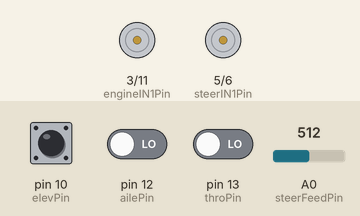
This sketch was run on a simulated Arduino Uno, built with avr-gcc and run on an emulated ATmega328P. Parts: motor-driver pin pairs drawn as motors (green arrow = first pin HIGH = forward, orange = second pin HIGH = backward, longer = more drive, scaled by the enable pin). The test bench sets the inputs (shaded band); at power-on: pin 10 (elevPin) LOW, pin 12 (ailePin) LOW, pin 13 (throPin) LOW, A0 (steerFeedPin) = 512.

Above: at 1.2 s.
1.3 s: pin 10 (elevPin) pulsed HIGH 2 times (0.12 s each, 0.3 s apart)
At 3.6 s:
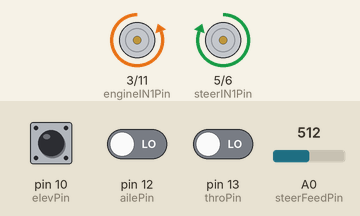
Timing chart, 0 to 6.2 s (numbered marks = the images above; inputs shaded):
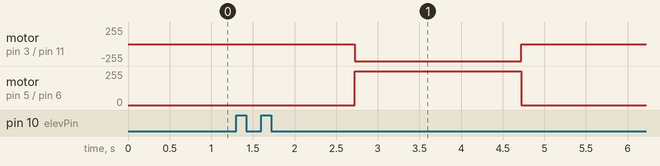

Measured:
- after the input at 1.3 s, motor on pin 3 (engineIN1Pin) / pin 11 (engineIN2Pin): stopped → backward 255/255 after 1.4 s, → stopped 2.0 s later; motor on pin 5 (steerIN1Pin) / pin 6 (steerIN2Pin): stopped → forward 255/255 after 1.4 s, → stopped 2.0 s later

The sketch:

EugeneTests.ino
```cpp
#include <stdint.h>
#include "motor.h"
#include "car.h"
#include "rc.h"

 uint8_t engineENPin = 2;
 uint8_t engineIN1Pin = 3;
 uint8_t engineIN2Pin = 11;

 uint8_t steerENPin = 7;
 uint8_t steerIN1Pin = 5;
 uint8_t steerIN2Pin = 6;
const uint8_t steerFeedPin = A0;

const uint8_t gearPin = -1; //unused
const uint8_t aux1Pin = 8;
const uint8_t rudoPin = 9;
const uint8_t elevPin = 10;
const uint8_t ailePin = 12;
const uint8_t throPin = 13;


Motor engine(engineIN2Pin, engineIN1Pin, engineENPin);
SteeringWheel steer(steerIN1Pin, steerIN2Pin, steerENPin, steerFeedPin);
RC rc(aux1Pin, gearPin, rudoPin, elevPin, ailePin, throPin);

Car car(engine, steer, rc);

void setup() {
  Serial.begin(9600);
}

void loop() {
  car.listen();
}
```

car.cpp
```cpp
#include "car.h"
#include <Arduino.h>

Car::Car(const Motor& inEngine, const SteeringWheel& inSteer, const RC& inRemoteController) :
         engine_(inEngine), steer_(inSteer), rc_(inRemoteController) {
}

void Car::accelerateTo(int speed) {
  if (engineReverse_) {
    speed = -speed;
  }

  if (speed > 0)
    engine_.forward(speed);
  else
    engine_.backward(-speed);

/*
  if (speed > 0) {
    braked_ = false;
    engine_.forward(speed);
  }
  else if (speed < 0) {
    braked_ = false;
    engine_.backward(-speed);
  }
  else if (speed == 0) {
    if (braked_) {
      engine_.freeRun();
    }
    else {
      engine_.brake();
      braked_ = true;
    }
  }
*/
}

void Car::brake() {
  engine_.brake();
}

void Car::listen() {
  // We set steer speed as 0 here to allow for two joysticks controlling the steering wheel.
  steerSpeed_ = 0;
  if (elevSpeed_ == 0) {
//    Serial.print("listen thro ");
    listenThro();
  }
  if (throSpeed_ == 0) {
    listenElev();
  }
  curSteerAngle_ = steer_.readNormValue(steerAngleMin_, steerAngleMax_);
  listenAile();
//  syncSteering(steerSpeed_);
  accelerateTo(throSpeed_+elevSpeed_);
  steer(steerSpeed_);
}

void Car::listenThro() {
  /**
   * The car can only move forward with throttle (due to how the remote control
   * was designed).
   */
  throSpeed_ = rc_.readNormValue(RC_THRO, engineMin_, engineMax_);
  if (throSpeed_ == engineMin_) {
    throSpeed_ = 0;
  }
}

void Car::listenElev() {
  /*
   * Only runs when there is no throttle. Useful for running in reverse.
   */
  int elev = rc_.readValue(RC_ELEV);
  if (elev == 0) {
    // Means the remote controller is off.
    elevSpeed_ = 0;
  }
  else {
    elevSpeed_ = rc_.readNormValue(RC_ELEV, engineMin_, engineMax_);
    if (elevSpeed_ == engineMin_) {
      elevSpeed_ = 0;
    }
  }
}

void Car::listenAile() {
  int aile = rc_.readValue(RC_AILE);
  if (aile == 0) {
    // Means the remote controller is off.
    curRCAngle_ = 0;
    steerSpeed_ = 0;
  }
  else {
    curRCAngle_ = normalizeBi(aile, rc_.getMinA(), rc_.getMaxA(), steerAngleMin_, steerAngleMax_);
    steerSpeed_ += normalizeBi(curRCAngle_, steerAngleMin_, steerAngleMax_, steerMin_, steerMax_);
  }
}

void Car::steer(const int steerSpeed) {
  return;


  int ss = steerSpeed;
  ss = log10(fabs(ss))*100;

  if (steerSpeed < 0) {
    ss = -ss;
  }
  if (steerReverse_) {
    ss = -ss;
  }

  if (ss > 0) {
    if (curSteerAngle_ < steerAngleMin_+steerSlack_) {
      steer_.brake();
    }
    else {
      steer_.forward(ss);
    }
  }
  else if (ss < 0) {
    if (curSteerAngle_ > steerAngleMax_-steerSlack_) {
      steer_.brake();
    }
    else {
      steer_.backward(-ss);
    }
  }
  else {
    steer_.freeRun();
  }
}

void Car::syncSteering(const int steerSpeed) {
  /*
   * Synchronize current RC's and car wheels' steering angles.
   *
   */
  float diff = curRCAngle_ - curSteerAngle_;
  int ss = (steerSpeed/100)*(steerSpeed/100);
  if (steerReverse_) {
    diff = -diff;
  }
  if (diff > steerSlack_) {
    steer_.forward(ss);
  }
  else if (diff < -steerSlack_) {
    steer_.backward(ss);
  }
  else {
    steer_.freeRun();
  }
}
```

car.h
```cpp
/*
 * Header file for Car class.
 */
// Include guard
// See: http://en.wikipedia.org/wiki/Include_guard
#ifndef _CAR_H_
#define _CAR_H_

#include <stdint.h>
#include "motor.h"
#include "rc.h"

class Car {
  public:
    Car(const Motor& inEngine, const SteeringWheel& inSteer, const RC& inRemoteController);
    void accelerateTo(int speed);
    void steer(const int steerSpeed);
    void brake();
    uint8_t getSteerSpeed();
    void setSteerSpeed();
    void listen();

  protected:
    void listenThro();
    void listenElev();
    void listenAile();
    void syncSteering(const int steerSpeed);
  private:
    Motor engine_;
    SteeringWheel steer_;
    RC rc_;
    float curAngle_ = 0;

    bool engineReverse_ = true;
    int engineMax_ = 255;
    int engineMin_ = 80;

    // We don't want the car to run forward and backward at the same time
    // so we track both elev and throttle and pick only the one currently active.
    int throSpeed_ = 0;
    int elevSpeed_ = 0;

    bool steerReverse_ = true;
    int steerMax_ = 150;
    int steerMin_ = 20;
    float steerAngleMin_ = -60.0;
    float steerAngleMax_ = 60.0;
    float curSteerAngle_ = 0;
    float curRCAngle_ = 0;
    int steerSpeed_ = 0;

    // Angle of steer slack.
    float steerSlack_ = 10;

    bool braked_ = true;
};

#endif
```

helpers.cpp
```cpp
#include "helpers.h"
#include <Arduino.h>

float normalize(float value, float minA, float maxA, float minB, float maxB) {
  /*
   * Takes in value and A and B measurements, outputs the value in B range.
   *
   */
  float rangeA = maxA - minA;
  float rangeB = maxB - minB;
  float result = minB + ( ((value-minA)/rangeA) * rangeB);
  if (result < minB) {
    result = minB;
  }
  else if (result > maxB) {
    result = maxB;
  }
  return result;
}


float normalizeBi(float value, float minA, float maxA, float minB, float maxB) {
  /*
   * In normalizeBi (bi for Bidirectional), the center value should be 0.
   * If minB and maxB were set to 20 to 255, respectively, that means
   * the value range will be between -255 to 255, and values between -20 and 20 are
   * turned into 0.
   *
   */
  float result = normalize(value, minA, maxA, -maxB, maxB);
  if (result < minB && result > - minB) {
    result = 0;
  }
  else if (result > maxB) {
    result = maxB;
  }
  else if (result < -maxB) {
    result = -maxB;
  }
  return result;
}
```

helpers.h
```cpp
#ifndef _HELPERS_H_
#define _HELPERS_H_

float normalize(float value, float minA, float maxA, float minB, float maxB);
float normalizeBi(float value, float minA, float maxA, float minB, float maxB);

#endif
```

motor.cpp
```cpp
#include "motor.h"
#include <Arduino.h>

extern  uint8_t engineENPin;
extern  uint8_t engineIN1Pin;
extern  uint8_t engineIN2Pin;

extern  uint8_t steerENPin;
extern  uint8_t steerIN1Pin;
extern  uint8_t steerIN2Pin;

Motor::Motor(uint8_t pinIN1, uint8_t pinIN2, uint8_t pinEN) :
             pinIN1_(pinIN1), pinIN2_(pinIN2), pinEN_(pinEN)
{
  // set all the pins as outputs
//  pinMode(pinIN1_, OUTPUT); //==engineIN2Pin
 // pinMode(pinIN2_, OUTPUT); //==engineIN1Pin
 // pinMode(pinEN_, OUTPUT);  //==engineENPin

  pinMode(engineIN2Pin, OUTPUT); //==engineIN2Pin
  pinMode(engineIN1Pin, OUTPUT); //==engineIN1Pin
  pinMode(engineENPin, OUTPUT);  //==engineENPin

  pinMode(steerIN1Pin, OUTPUT); //==engineIN2Pin
  pinMode(steerIN2Pin, OUTPUT); //==engineIN1Pin
  pinMode(steerENPin, OUTPUT);  //==engineENPin

  // disable the motor
  digitalWrite(engineENPin, HIGH);
  digitalWrite(steerENPin, HIGH);
}

void Motor::forward(int speed)
{
  /*
   * Spin the motor forward
   */
  speed = min(255,max(0,speed));

  analogWrite(engineIN1Pin, 0);
  analogWrite(engineIN2Pin, speed);
//  digitalWrite(engineENPin, HIGH);


  analogWrite(steerIN2Pin, 0);
  analogWrite(steerIN1Pin, speed);
//  digitalWrite(steerENPin, HIGH);
}

void Motor::backward(int speed)
{
  /*
   * Spin the motor backward
   */
  speed = min(255,max(0,speed));

  analogWrite(engineIN1Pin, speed);
  analogWrite(engineIN2Pin, 0);
  // use the enable line with PWM to control the speed
//  digitalWrite(engineENPin, HIGH);

  analogWrite(steerIN2Pin, speed);
  analogWrite(steerIN1Pin, 0);
  // use the enable line with PWM to control the speed
//  digitalWrite(steerENPin, HIGH);
}

void Motor::brake()
{
  /*
   * Braking
   */
 /*
  digitalWrite(pinIN1_, LOW);
  digitalWrite(pinIN2_, LOW);
  digitalWrite(pinEN_, HIGH);
 */
}

void Motor::freeRun()
{
  /*
   * Let the motor free runs.
   */

//  digitalWrite(pinEN_, LOW);
}

SteeringWheel::SteeringWheel(
  uint8_t pinIN1, uint8_t pinIN2, uint8_t pinEN, uint8_t pinFeed) :
  Motor(pinIN1, pinIN2, pinEN), pinFeed_(pinFeed){
  pinMode(pinFeed_, INPUT);
}

int SteeringWheel::readFeed() {
  return(analogRead(pinFeed_));
}

float SteeringWheel::readNormValue(float minB, float maxB) {
  return normalize((float)readFeed(), (float)minFeed_, (float)maxFeed_, minB, maxB);
}
```

motor.h
```cpp
/*
 * Header file for motor driver class
 */

// Include guard
// See: http://en.wikipedia.org/wiki/Include_guard
#ifndef _MOTOR_H_
#define _MOTOR_H_

// Include standard ints so we can use specific integer
// types (uint8_t - unsigned 8 bits)
// See: http://www.nongnu.org/avr-libc/user-manual/group__avr__stdint.html
#include <stdint.h>
#include "helpers.h"

class Motor {
  public:
    // Constructor - Creates our Motor object from 3 pins
    Motor(uint8_t pinIN1, uint8_t pinIN2, uint8_t pinEN);
    // Drive the motor forward at a defined speed
    // Speed is an 8bit unsigned integer. Max 255, Min 0.
    void forward(int speed);
    // Drive the motor backwards at a defined speed
    // Speed is an 8bit unsigned integer. Max 255, Min 0.
    void backward(int speed);
    // Brakes the motor
    void brake();
    // Lets the motor freely spin
    void freeRun();

  protected:
    uint8_t pinIN1_;
    uint8_t pinIN2_;
    uint8_t pinEN_;
};

class SteeringWheel : public Motor {
  /*
   * Motor + feed pin.
   */
  public:
    SteeringWheel(uint8_t pinIN1, uint8_t pinIN2, uint8_t pinEN, uint8_t pinFeed);
    int readFeed();
    float readNormValue(float minB, float maxB);
  protected:
    uint8_t pinFeed_;
    int minFeed_ = 0;
    int maxFeed_ = 1023;
};

#endif
```

rc.cpp
```cpp
#include "rc.h"
#include <Arduino.h>

RC::RC(uint8_t pinAux1, uint8_t pinGear, uint8_t pinRudo,
       uint8_t pinElev, uint8_t pinAile, uint8_t pinThro) :
       pinAux1_(pinAux1), pinGear_(pinGear), pinRudo_(pinRudo),
       pinElev_(pinElev), pinAile_(pinAile), pinThro_(pinThro) {
  if (pinAux1_ > -1) {
    pinMode(pinAux1_, INPUT);
  }
  if (pinGear_ > -1) {
    pinMode(pinGear_, INPUT);
  }
  if (pinRudo_ > -1) {
    pinMode(pinRudo_, INPUT);
  }
  if (pinElev_ > -1) {
    pinMode(pinElev_, INPUT);
  }
  if (pinAile_ > -1) {
    pinMode(pinAile_, INPUT);
  }
  if (pinThro_ > -1) {
    pinMode(pinThro_, INPUT);
  }
}

int RC::readValue(uint8_t channel) {
  int valueRaw;
  switch(channel) {
    case RC_AUX1: valueRaw = pulseIn (pinAux1_,HIGH);
                  break;
    case RC_GEAR: valueRaw = pulseIn (pinGear_,HIGH);
                  break;
    case RC_RUDO: valueRaw = pulseIn (pinRudo_,HIGH);
                  break;
    case RC_ELEV: valueRaw = pulseIn (pinElev_,HIGH);
                  break;
    case RC_AILE: valueRaw = pulseIn (pinAile_,HIGH);
                  break;
    case RC_THRO: valueRaw = pulseIn (pinThro_,HIGH);
                  break;
  }
  return valueRaw;
}

int RC::readNormValue(uint8_t channel, int minB/*=0*/, int maxB/*=255*/, int tolerance/*=50*/) {
  int valueRaw;
  int value;
  switch(channel) {
    case RC_AUX1: valueRaw = pulseIn (pinAux1_,HIGH);
                  value = digitize(valueRaw, tolerance);
                  break;
    case RC_GEAR: valueRaw = pulseIn (pinGear_,HIGH);
                  value = readNormalized(valueRaw, minB, maxB);
                  break;
    case RC_RUDO: valueRaw = pulseIn (pinRudo_,HIGH);
                  value = readNormalized(valueRaw, minB, maxB);
                  break;
    case RC_ELEV: valueRaw = pulseIn (pinElev_,HIGH);
                  value = readNormalized(valueRaw, minB, maxB);
                  break;
    case RC_AILE: valueRaw = pulseIn (pinAile_,HIGH);
                  value = readNormalized(valueRaw, minB, maxB);
                  break;
    case RC_THRO: valueRaw = pulseIn (pinThro_,HIGH);
                  value = normalize((float)valueRaw, (float)minAThro_,
                                       (float)maxA_, (float)minB, (float)maxB);
                  value = (int)value;
                  break;
  }
  return value;
}

int RC::readNormalized(int value, int minB, int maxB) {
  return (int)normalizeBi((float)value, (float)minA_, (float)maxA_, (float)minB, (float)maxB);
}

uint8_t RC::digitize(const int value, const int bins[], const int binsSize, const int tolerance) {
  // C++ decays the array when it is passed into a function thus finding
  // size with the following methods won't work.
  // We pass binsSize parameter instead.
  // >>> int binsSize = sizeof(bins)/sizeof(bins[0]);
  // >>> int binsSize = sizeof(bins)/sizeof(int);
  for (int i=0; i<binsSize; i++) {
    int diff = value - bins[i];
    if (fabs(diff) <= tolerance) {
      return i;
    }
  }
  return (sizeof(bins)-1);
}

uint8_t RC::digitize(const int value, const int tolerance) {
  return RC::digitize(value, defaultBins_, defaultBinsSize_, tolerance);
}

int RC::getMinA() {
  return minA_;
}

int RC::getMaxA() {
  return maxA_;
}
```

rc.h
```cpp
/*
 * Header file for RC class (Remote Control).
 */

#ifndef _RC_H_
#define _RC_H_

// To get a value of a channel, use readValue(RC_CHANNEL_NAME)
// Where channel names are defined below.
// I used a single function to read channels to save memory.
// readValue uses switch cases instead of a hashmap since the former
// uses less memory.
#define RC_AUX1 0
#define RC_GEAR 1
#define RC_RUDO 2
#define RC_ELEV 3
#define RC_AILE 4
#define RC_THRO 5

#include <stdint.h>
#include "helpers.h"

class RC {
  public:
    // set to -1 to disable a pin.
    RC(uint8_t pinAux1, uint8_t pinGear, uint8_t pinRudo,
       uint8_t pinElev, uint8_t pinAile, uint8_t pinThro);
    int readValue(uint8_t channel);
    int readNormValue(uint8_t channel, int minB=0, int maxB=255, int tolerance=50);

    int getMinA();
    int getMaxA();

  private:
    // Takes in value and B measurements, outputs the value in B range.
    int readNormalized(int value, int minB, int maxB);

    uint8_t digitize(const int value, const int tolerance=50);
    uint8_t digitize(const int value, const int bins[], const int binsSize, const int tolerance=50);

    const int minA_ = 1102;
    const int minAThro_ = 1100; // Throttle has a different low range.
    const int maxA_ = 1878;

    // Bins for digitize
    const int defaultBins_[3] = {1080, 1470, 1870};
    const int defaultBinsSize_ = 3;

    uint8_t pinAux1_;
    uint8_t pinGear_;
    uint8_t pinRudo_;
    uint8_t pinElev_;
    uint8_t pinAile_;
    uint8_t pinThro_;
};

#endif
```
